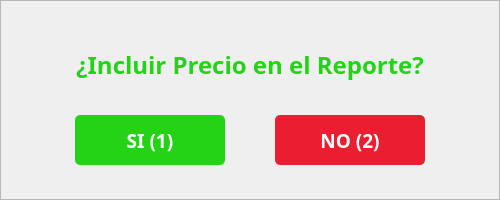
    <widget class="QFrame" name="frmDecidirReporte">
     <property name="geometry">
      <rect>
       <x>710</x>
       <y>440</y>
       <width>500</width>
       <height>200</height>
      </rect>
     </property>
     <property name="styleSheet">
      <string notr="true">#frmDecidirReporte{background-color: rgb(255, 255, 255);
color: rgb(0, 0, 0);
border:none;
border-radius: 10px;
border: 2px solid #D9D9D9;}</string>
     </property>
     <property name="frameShape">
      <enum>QFrame::StyledPanel</enum>
     </property>
     <property name="frameShadow">
      <enum>QFrame::Raised</enum>
     </property>
     <widget class="QLabel" name="label">
      <property name="geometry">
       <rect>
        <x>50</x>
        <y>35</y>
        <width>400</width>
        <height>60</height>
       </rect>
      </property>
      <property name="font">
       <font>
        <family>Poppins</family>
        <pointsize>18</pointsize>
        <weight>75</weight>
        <bold>true</bold>
       </font>
      </property>
      <property name="styleSheet">
       <string notr="true">color: #24D315;</string>
      </property>
      <property name="text">
       <string>¿Incluir Precio en el Reporte?</string>
      </property>
      <property name="alignment">
       <set>Qt::AlignCenter</set>
      </property>
     </widget>
     <widget class="QPushButton" name="btnNoPrecioReporte">
      <property name="geometry">
       <rect>
        <x>275</x>
        <y>115</y>
        <width>150</width>
        <height>50</height>
       </rect>
      </property>
      <property name="font">
       <font>
        <family>Poppins</family>
        <pointsize>14</pointsize>
        <weight>75</weight>
        <bold>true</bold>
       </font>
      </property>
      <property name="cursor">
       <cursorShape>PointingHandCursor</cursorShape>
      </property>
      <property name="styleSheet">
       <string notr="true">background-color: rgb(234, 29, 49);
color: rgb(255, 255, 255);
border:none;
border-radius: 5px;</string>
      </property>
      <property name="text">
       <string>NO (2)</string>
      </property>
     </widget>
     <widget class="QPushButton" name="btnSiPrecioReporte">
      <property name="geometry">
       <rect>
        <x>75</x>
        <y>115</y>
        <width>150</width>
        <height>50</height>
       </rect>
      </property>
      <property name="font">
       <font>
        <family>Poppins</family>
        <pointsize>14</pointsize>
        <weight>75</weight>
        <bold>true</bold>
       </font>
      </property>
      <property name="cursor">
       <cursorShape>PointingHandCursor</cursorShape>
      </property>
      <property name="styleSheet">
       <string notr="true">background-color: rgb(36, 211, 21);
color: rgb(255, 255, 255);
border:none;
border-radius: 5px;</string>
      </property>
      <property name="text">
       <string>SI (1)</string>
      </property>
      <property name="flat">
       <bool>false</bool>
      </property>
     </widget>
    </widget>
